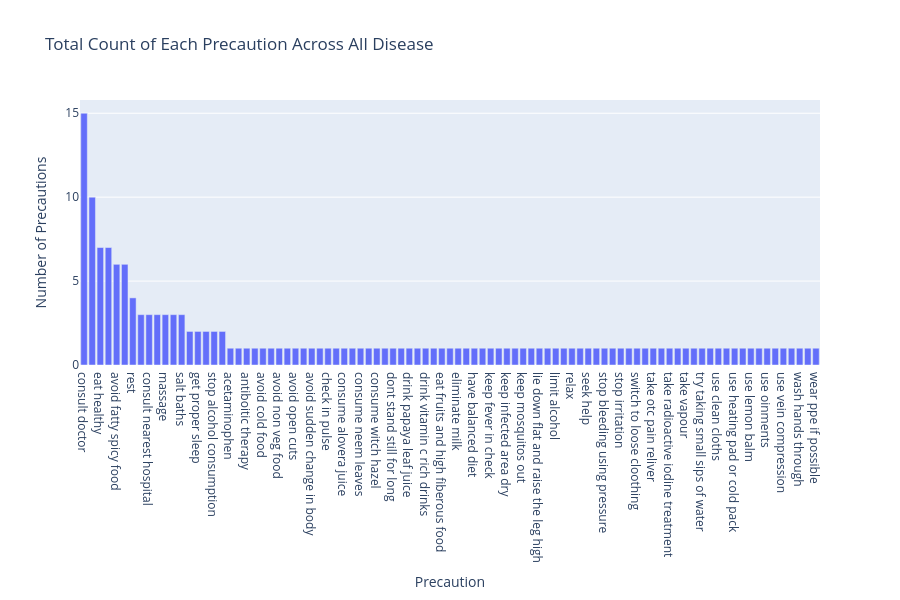

The notebook cell saved with this chart:
### Code cell
# groups the data by each precaution and counts how many times each one appears across all diseases.

import plotly.express as px

# Reshape the DataFrame to have one column per precaution type
precautions_melted = precautions.melt(id_vars=['Disease'], var_name='Precaution_Type', value_name='Precaution')

# Count the occurrence of each precaution for each disease
precautions_count = precautions_melted.groupby(['Precaution']).size().reset_index(name='Count')


# Create the bar plot using Plotly
fig = px.bar(precautions_count, x='Precaution', y='Count', 
             title='Total Count of Each Precaution Across All Disease',
             labels={'Count': 'Number of Precautions'},
             height=600)


# Update layout for better visibility
fig.update_layout(barmode='stack', xaxis={'categoryorder':'total descending'})

# # Save the figure as a high-resolution PNG image
# fig.write_image('precautions_bar_plot.png', format='png', scale=3)  # Adjust scale for higher resolution

# Show the interactive plot
fig.show()

### Figure 1 — Plotly figure (JSON) as saved in the notebook; plotly's stock layout.template omitted (floating-point values rounded to 4 significant figures)
{"data": [{"hovertemplate": "Precaution=%{x}<br>Number of Precautions=%{y}<extra></extra>", "legendgroup": "", "marker": {"color": "#636efa", "pattern": {"shape": ""}}, "name": "", "orientation": "v", "showlegend": false, "textposition": "auto", "type": "bar", "x": ["Consult nearest hospital", "acetaminophen", "anti itch medicine", "antiboitic therapy", "avoid abrupt head movment", "avoid cold food", "avoid fatty spicy food", "avoid lying down after eating", "avoid non veg food", "avoid oily food", "avoid open cuts", "avoid public places", "avoid sudden change in body", "avoid too many products", "bath twice", "check in pulse", "cold baths", "consult doctor", "consult nearest hospital", "consume alovera juice", "consume milk thistle", "consume neem leaves", "consume probiotic food", "consume witch hazel", "cover mouth", "dont stand still for long", "drink cranberry juice", "drink papaya leaf juice", "drink plenty of water", "drink sugary drinks", "drink vitamin c rich drinks", "ease back into eating", "eat fruits and high fiberous food", "eat healthy", "eat high calorie vegitables", "eliminate milk", "exercise", "follow up", "get away from trigger", "get proper sleep", "have balanced diet", "increase vitamin c intake", "keep fever in check", "keep hydrated", "keep infected area dry", "keep mosquitos away", "keep mosquitos out", "lie down", "lie down flat and raise the leg high", "lie down on side", "limit alcohol", "maintain healthy weight", "massage", "medication", "meditation", "reduce stress", "relax", "remove scabs with wet compressed cloth", "rest", "salt baths", "seek help", "soak affected area in warm water", "stop alcohol consumption", "stop bleeding using pressure", "stop eating solid food for while", "stop irritation", "stop taking drug", "switch to loose cloothing", "take deep breaths", "take otc pain reliver", "take probiotics", "take radioactive iodine treatment", "take vaccine", "take vapour", "try acupuncture", "try taking small sips of water", "use antibiotics", "use clean cloths", "use detol or neem in bathing water", "use heating pad or cold pack", "use hot and cold therapy", "use lemon balm", "use neem in bathing ", "use oinments", "use poloroid glasses in sun", "use vein compression", "vaccination", "warm bath with epsom salt", "wash hands through", "wash hands with warm soapy water", "wear ppe if possible"], "xaxis": "x", "y": [3, 1, 1, 1, 1, 1, 6, 1, 1, 1, 1, 1, 1, 1, 2, 1, 1, 15, 3, 1, 1, 1, 1, 1, 1, 1, 1, 1, 3, 1, 1, 1, 1, 7, 1, 1, 6, 7, 1, 2, 1, 1, 1, 1, 1, 1, 1, 1, 1, 1, 1, 1, 3, 10, 2, 3, 1, 1, 4, 3, 1, 1, 2, 1, 1, 1, 1, 1, 1, 1, 1, 1, 1, 1, 1, 1, 1, 1, 1, 1, 1, 1, 1, 1, 1, 1, 2, 1, 1, 1, 1], "yaxis": "y"}], "layout": {"barmode": "stack", "height": 600, "legend": {"tracegroupgap": 0}, "title": {"text": "Total Count of Each Precaution Across All Disease"}, "xaxis": {"anchor": "y", "categoryorder": "total descending", "domain": [0, 1], "title": {"text": "Precaution"}}, "yaxis": {"anchor": "x", "domain": [0, 1], "title": {"text": "Number of Precautions"}}}}
